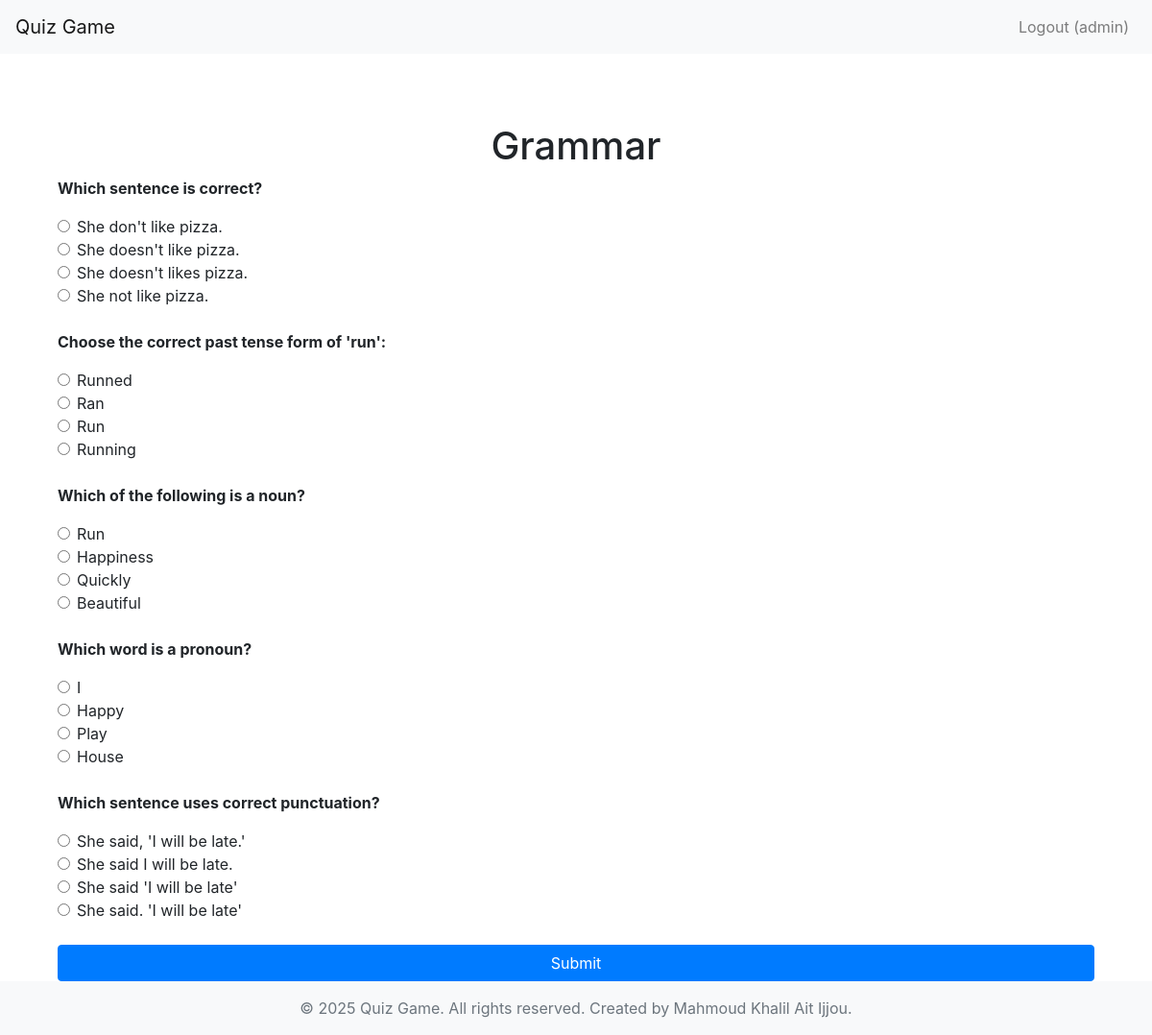
Screenshot of /quiz/2/ (signed in) with the database file from the repository.
### quiz/models.py (models this page shows, shortened)
class Quiz(models.Model):
    title = models.CharField(max_length=200)
    description = models.TextField()

class Question(models.Model):
    quiz = models.ForeignKey(Quiz, on_delete=models.CASCADE)
    text = models.CharField(max_length=500)

class Answer(models.Model):
    question = models.ForeignKey(Question, on_delete=models.CASCADE)
    text = models.CharField(max_length=500)
    is_correct = models.BooleanField(default=False)

### quiz/views.py (the view, shortened to what this page needs)
# urls.py: path('quiz/<int:id>/', views.take_quiz, name='take_quiz'),
@login_required
def take_quiz(request, id):
    quiz = get_object_or_404(Quiz, id=id)
    return render(request, 'take_quiz.html', {'quiz': quiz})

### templates/take_quiz.html (shortened to what this page needs)
{% extends 'base.html' %}
{% block content %}
<div class="container mt-5">
    <h1 class="text-center">{{ quiz.title }}</h1>
    <form method="post" class="form-quiz">
        {% for question in quiz.question_set.all %}
            <div class="question mb-4">
                <p class="question-text font-weight-bold">{{ question.text }}</p>
                {% for answer in question.answer_set.all %}
                    <div class="form-check">
                        <input class="form-check-input" type="radio" name="{{ question.id }}" value="{{ answer.id }}" id="answer{{ answer.id }}">
                        <label class="form-check-label" for="answer{{ answer.id }}">
                            {{ answer.text }}
                        </label>
                    </div>
                {% endfor %}
            </div>
        {% endfor %}
        <button type="submit" class="btn btn-primary btn-block">Submit</button>
    </form>
</div>
{% endblock %}

### templates/base.html (shortened to what this page needs)
<!DOCTYPE html>
<html>
<head>
    <link rel="stylesheet" href="https://stackpath.bootstrapcdn.com/bootstrap/4.3.1/css/bootstrap.min.css">
</head>
<body>
    <nav class="navbar navbar-expand-lg navbar-light bg-light">
        <a class="navbar-brand" href="{% url 'home' %}">Quiz Game</a>
        <div class="collapse navbar-collapse">
            <ul class="navbar-nav ml-auto">
                {% if user.is_authenticated %}
                    <li class="nav-item">
                        <a class="nav-link" href="{% url 'logout' %}">Logout ({{ user.username }})</a>
                    </li>
                {% endif %}
            </ul>
        </div>
    </nav>
    <div class="container mt-4">
        {% block content %}{% endblock %}
    </div>
    <footer class="footer mt-auto py-3 bg-light">
        <div class="container text-center">
            <span class="text-muted">&copy; 2025 Quiz Game. All rights reserved. Created by Mahmoud Khalil Ait Ijjou.</span>
        </div>
    </footer>
</body>
</html>

### templates/base.html (style rules this page uses)
html, body { height: 100%; }
body { display: flex; flex-direction: column; }
.container { flex: 1; }

### rows the page displays
Quiz: title "Grammar"
Question: text "Which sentence is correct?"
Answer: text "She don't like pizza."
Answer: text "She doesn't like pizza."
Answer: text "She doesn't likes pizza."
Answer: text "She not like pizza."
Question: text "Choose the correct past tense form of 'run':"
Answer: text "Runned"
Answer: text "Ran"
Answer: text "Run"
Answer: text "Running"
Question: text "Which of the following is a noun?"
Answer: text "Run"
Answer: text "Happiness"
Answer: text "Quickly"
Answer: text "Beautiful"
Question: text "Which word is a pronoun?"
Answer: text "I"
Answer: text "Happy"
Answer: text "Play"
Answer: text "House"
Question: text "Which sentence uses correct punctuation?"
Answer: text "She said, 'I will be late.'"
Answer: text "She said I will be late."
Answer: text "She said 'I will be late'"
Answer: text "She said. 'I will be late'"

### other values shown
{{ user.username }} "admin"
